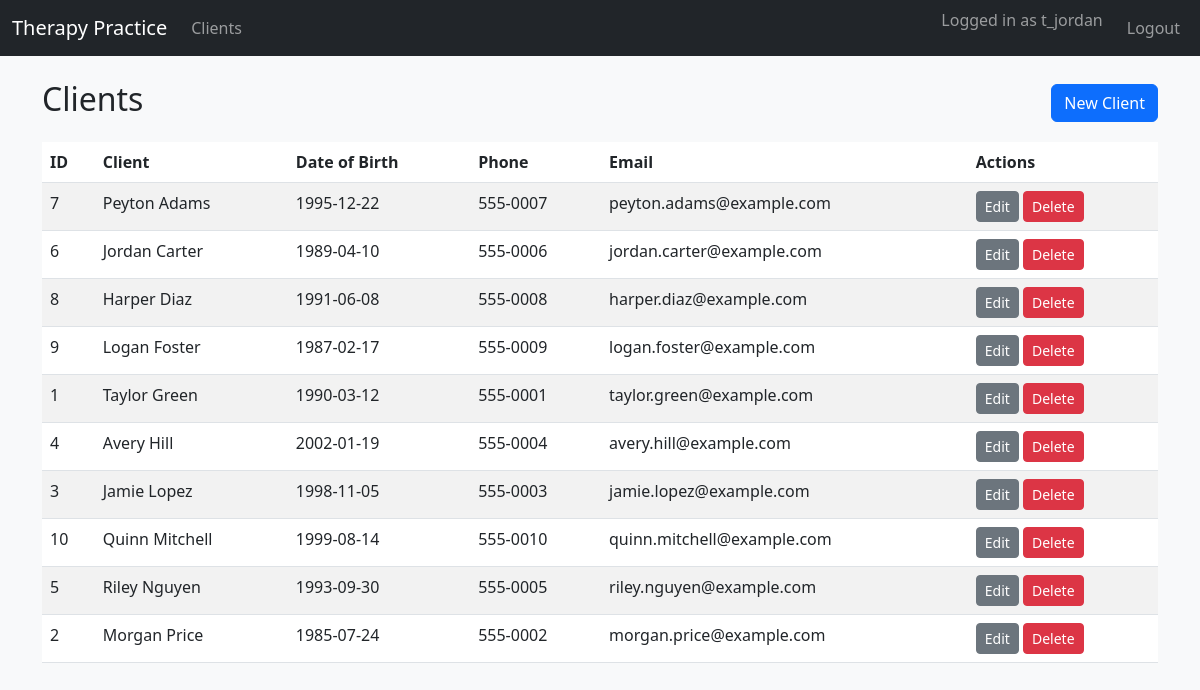
The page /clients (signed in) on the database its author committed.
### tables this page shows
CREATE TABLE CLIENTS (
    client_id                INTEGER PRIMARY KEY,
    first_name               TEXT NOT NULL,
    last_name                TEXT NOT NULL,
    date_of_birth            TEXT NOT NULL,
    phone                    TEXT,
    email                    TEXT,
    address                  TEXT,
    emergency_contact_name   TEXT,
    emergency_contact_phone  TEXT
);

### app.py (the view)
@app.route("/clients")
@login_required
def clients_list():
    db = get_db()
    clients = db.execute(
        "SELECT * FROM CLIENTS ORDER BY last_name, first_name"
    ).fetchall()
    return render_template("clients_list.html", clients=clients)

### app.py (called while the page is built)
def get_db():
    if "db" not in g:
        g.db = sqlite3.connect(DATABASE)
        g.db.row_factory = sqlite3.Row
    return g.db

def login_required(view_func):
    from functools import wraps
    @wraps(view_func)
    def wrapped_view(**kwargs):
        if "user_id" not in session:
            return redirect(url_for("login"))
        return view_func(**kwargs)
    return wrapped_view

### templates/clients_list.html
{% extends "base.html" %}
{% block content %}
<div class="d-flex justify-content-between align-items-center mb-3">
  <h2>Clients</h2>
  <a href="{{ url_for('client_create') }}" class="btn btn-primary">New Client</a>
</div>
<table class="table table-striped">
  <thead>
    <tr>
      <th>ID</th>
      <th>Client</th>
      <th>Date of Birth</th>
      <th>Phone</th>
      <th>Email</th>
      <th>Actions</th>
    </tr>
  </thead>
  <tbody>
    {% for c in clients %}
    <tr>
      <td>{{ c.client_id }}</td>
      <td>{{ c.first_name }} {{ c.last_name }}</td>
      <td>{{ c.date_of_birth }}</td>
      <td>{{ c.phone }}</td>
      <td>{{ c.email }}</td>
      <td>
        <a href="{{ url_for('client_edit', client_id=c.client_id) }}" class="btn btn-sm btn-secondary">Edit</a>
        <form action="{{ url_for('client_delete', client_id=c.client_id) }}"
              method="post" style="display:inline"
              onsubmit="return confirm('Delete this client?');">
          <button class="btn btn-sm btn-danger">Delete</button>
        </form>
      </td>
    </tr>
    {% endfor %}
  </tbody>
</table>
{% endblock %}

### rows shown on the page
CLIENTS: client_id "7", first_name "Peyton", last_name "Adams", date_of_birth "1995-12-22", phone "555-0007", email "peyton.adams@example.com"
CLIENTS: client_id "6", first_name "Jordan", last_name "Carter", date_of_birth "1989-04-10", phone "555-0006", email "jordan.carter@example.com"
CLIENTS: client_id "8", first_name "Harper", last_name "Diaz", date_of_birth "1991-06-08", phone "555-0008", email "harper.diaz@example.com"
CLIENTS: client_id "9", first_name "Logan", last_name "Foster", date_of_birth "1987-02-17", phone "555-0009", email "logan.foster@example.com"
CLIENTS: client_id "1", first_name "Taylor", last_name "Green", date_of_birth "1990-03-12", phone "555-0001", email "taylor.green@example.com"
CLIENTS: client_id "4", first_name "Avery", last_name "Hill", date_of_birth "2002-01-19", phone "555-0004", email "avery.hill@example.com"
CLIENTS: client_id "3", first_name "Jamie", last_name "Lopez", date_of_birth "1998-11-05", phone "555-0003", email "jamie.lopez@example.com"
CLIENTS: client_id "10", first_name "Quinn", last_name "Mitchell", date_of_birth "1999-08-14", phone "555-0010", email "quinn.mitchell@example.com"
CLIENTS: client_id "5", first_name "Riley", last_name "Nguyen", date_of_birth "1993-09-30", phone "555-0005", email "riley.nguyen@example.com"
CLIENTS: client_id "2", first_name "Morgan", last_name "Price", date_of_birth "1985-07-24", phone "555-0002", email "morgan.price@example.com"

### other values the page prints
{{ session.get('username') }} "t_jordan"
